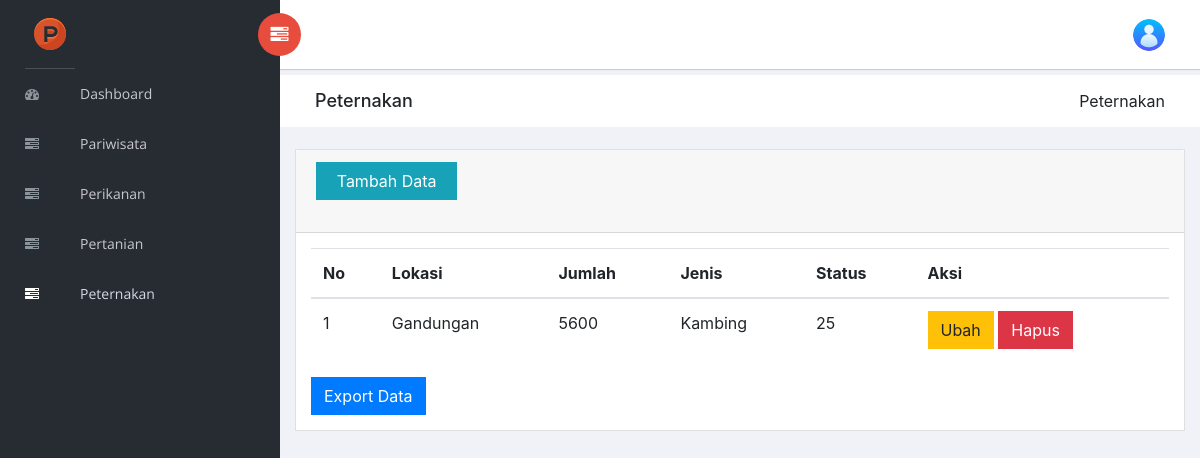
/peternakan.php (signed in), run on the app's committed database.
### tables this page shows
CREATE TABLE `peternakan` (
  `id` int(10) NOT NULL,
  `lokasi` varchar(300) NOT NULL,
  `jumlah` int(10) NOT NULL,
  `jenis` varchar(30) NOT NULL,
  `status` varchar(30) NOT NULL
);

### connection.php (called while the page is built)
<?php
$hostname = "localhost";
$username = "root";
$password = "";
$database = "potensi";
$conn = mysqli_connect($hostname, $username, $password, $database);
function query($query)
{
    global $conn;
    $result = mysqli_query($conn, $query);
    $rows = [];
    while ($row = mysqli_fetch_assoc($result)) {
        $rows[] = $row;
    }
    return $rows;
}

### peternakan.php (the view, shortened to what this page needs)
<?php
require_once "connection.php";
$peternakan = query("SELECT * FROM peternakan ORDER BY id DESC");
?>
<!doctype html>
<html class="no-js" lang="en">
<head>
    <link rel="stylesheet" href="vendors/bootstrap/dist/css/bootstrap.min.css">
    <link rel="stylesheet" href="vendors/font-awesome/css/font-awesome.min.css">
    <link rel="stylesheet" href="vendors/themify-icons/css/themify-icons.css">
    <link rel="stylesheet" href="vendors/flag-icon-css/css/flag-icon.min.css">
    <link rel="stylesheet" href="vendors/selectFX/css/cs-skin-elastic.css">
    <link rel="stylesheet" href="vendors/jqvmap/dist/jqvmap.min.css">
    <link rel="stylesheet" href="assets/css/style.css">
    <link rel="stylesheet" type="text/css" href="https://cdn.datatables.net/v/bs4/dt-1.10.23/datatables.min.css" />
</head>
<body>
    <aside id="left-panel" class="left-panel">
        <nav class="navbar navbar-expand-sm navbar-default">
            <div class="navbar-header">
                <a class="navbar-brand" style="width:50px; height:50px;" href="./"><img src="images/p.png" alt="Logo"></a>
            </div>
            <div id="main-menu" class="main-menu collapse navbar-collapse">
                <ul class="nav navbar-nav">
                    <li>
                        <a href="index.php"> <i class="menu-icon fa fa-dashboard"></i>Dashboard </a>
                    </li>
                    <li>
                        <a href="pariwisata.php"> <i class="menu-icon fa fa-tasks"></i>Pariwisata </a>
                    </li>
                    <li>
                        <a href="perikanan.php"> <i class="menu-icon fa fa-tasks"></i>Perikanan </a>
                    </li>
                    <li>
                        <a href="pertanian.php"> <i class="menu-icon fa fa-tasks"></i>Pertanian </a>
                    </li>
                    <li class="active">
                        <a href="peternakan.php"> <i class="menu-icon fa fa-tasks"></i>Peternakan </a>
                    </li>
                </ul>
            </div>
        </nav>
    </aside>
    <div id="right-panel" class="right-panel">
        <header id="header" class="header">
            <div class="header-menu">
                <div class="col-sm-7">
                    <a id="menuToggle" class="menutoggle pull-left"><i class="fa fa fa-tasks"></i></a>
                </div>
                <div class="col-sm-5">
                    <div class="user-area dropdown float-right">
                        <a href="#" class="dropdown-toggle" data-toggle="dropdown" aria-haspopup="true" aria-expanded="false">
                            <img class="user-avatar rounded-circle" src="images/admin.png" alt="User Avatar">
                        </a>
                    </div>
                </div>
            </div>
        </header>
        <div class="breadcrumbs">
            <div class="col-sm-4">
                <div class="page-header float-left">
                    <div class="page-title">
                        <h1>Peternakan</h1>
                    </div>
                </div>
            </div>
            <div class="col-sm-8">
                <div class="page-header float-right">
                    <div class="page-title">
                        <ol class="breadcrumb text-right">
                            <li class="active">Peternakan</li>
                        </ol>
                    </div>
                </div>
            </div>
        </div>
        <div class="content mt-3">
            <div class="row">
                <div class="col-md-12">
                    <div class="card demo-icons">
                        <div class="card-header">
                            <button style="margin-bottom:20px" data-toggle="modal" data-target="#myModal" class="btn btn-info col-md-2"><span class="glyphicon glyphicon-plus"></span>Tambah Data</button>
                        </div>
                        <div class="card-body all-icons">
                            <table class="table table-responsive-sm" id="pariwisata-table">
                                <thead>
                                    <tr>
                                        <th scope="col">No</th>
                                        <th scope="col">Lokasi</th>
                                        <th scope="col">Jumlah</th>
                                        <th scope="col">Jenis</th>
                                        <th scope="col">Status</th>
                                        <th scope="col">Aksi</th>
                                    </tr>
                                </thead>
                                <tbody>
                                    <?php $i = 1; ?>
                                    <?php foreach ($peternakan as $row) :  ?>
                                        <tr>
                                            <td><?= $i; ?></td>
                                            <td><?= $row["lokasi"]; ?></td>
                                            <td><?= $row["jumlah"]; ?></td>
                                            <td><?= $row["jenis"]; ?></td>
                                            <td><?= $row["status"]; ?></td>
                                            <td>
                                                <button data-toggle="modal" data-target="#edit<?= $row['id']; ?>" class="btn btn-warning">Ubah</button>
                                                <button data-toggle="modal" data-target="#del<?= $row['id']; ?>" class="btn btn-danger">Hapus</button>
                                            </td>
                                        </tr>
                                        <?php $i++; ?>
                                    <?php endforeach; ?>
                                </tbody>
                            </table>
                            <a class="btn btn-primary text-white" href="export_peternakan.php" role="button">Export Data</a>
                        </div>
                    </div>
                </div>
            </div>
        </div>
    </div>
</body>
</html>

### data on the page
peternakan: lokasi "Gandungan", jumlah "5600", jenis "Kambing", status "25"
